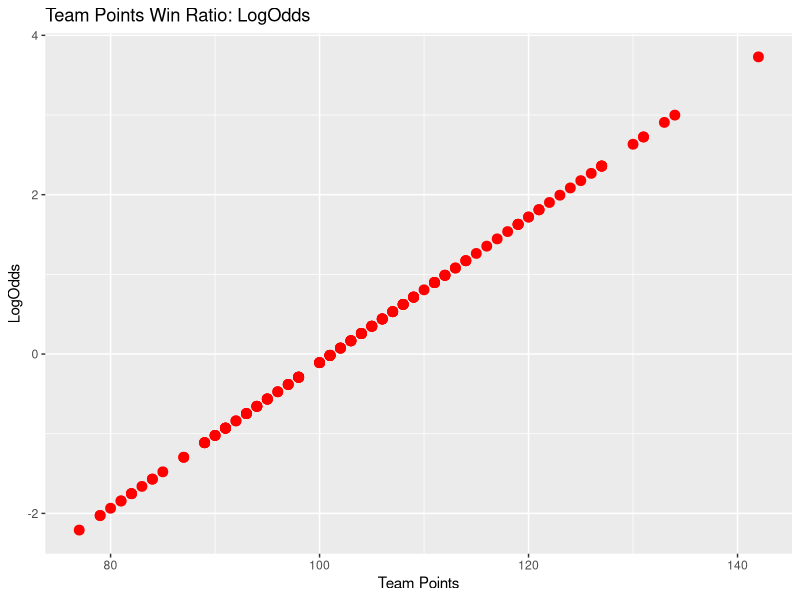
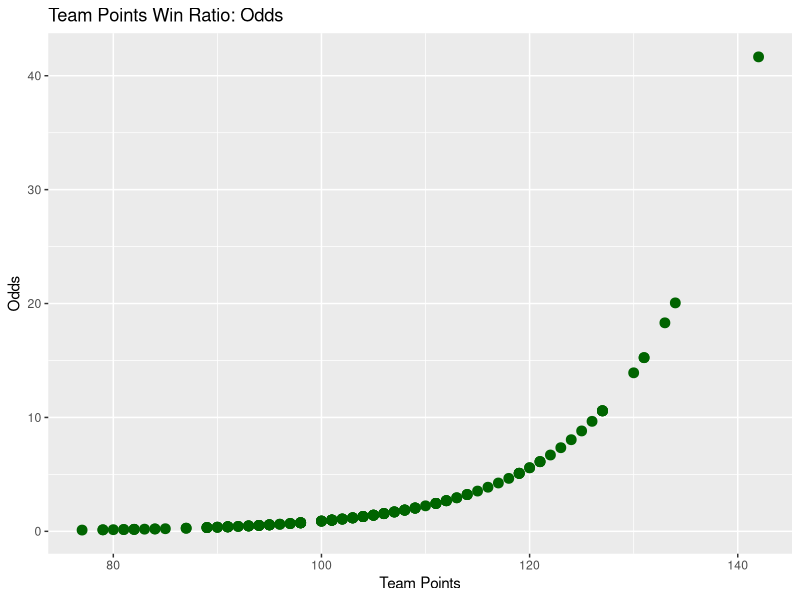
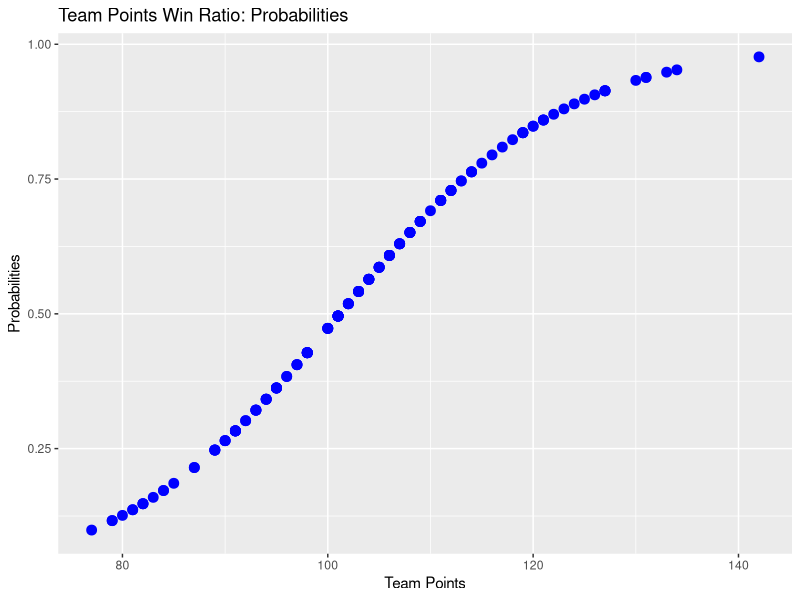
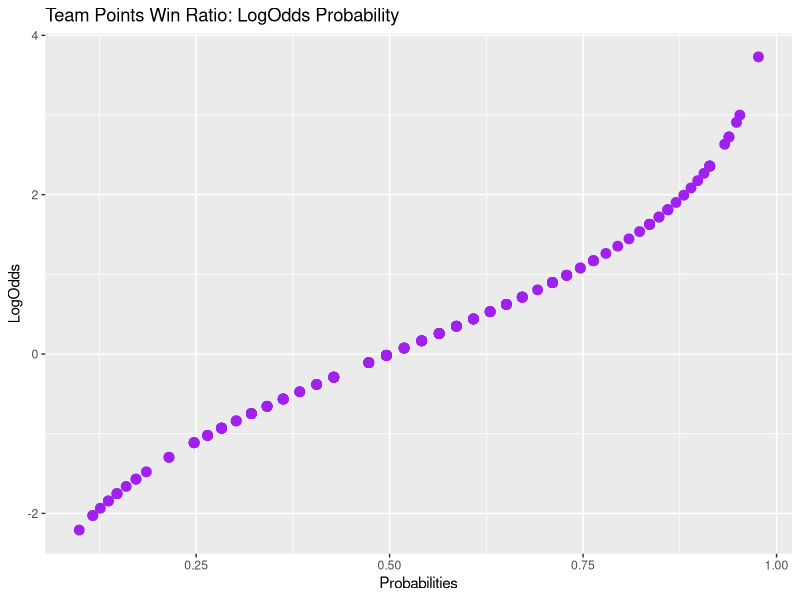
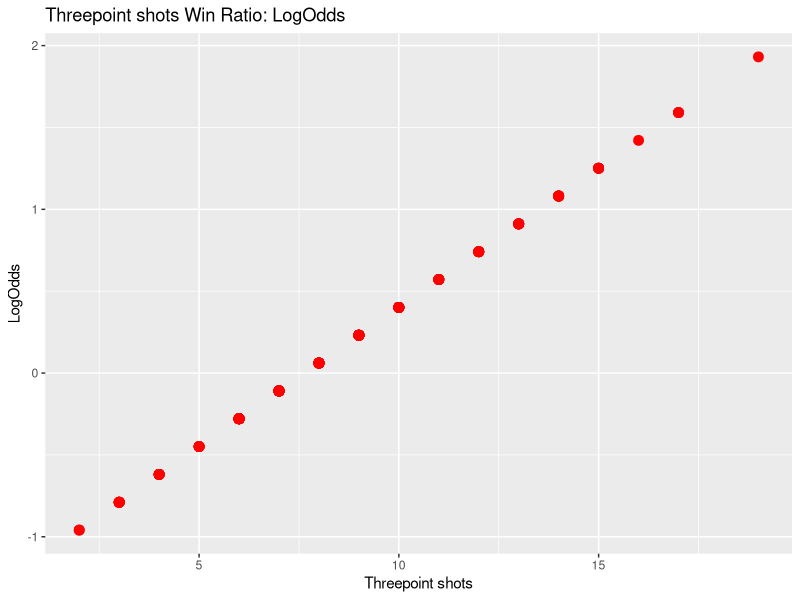
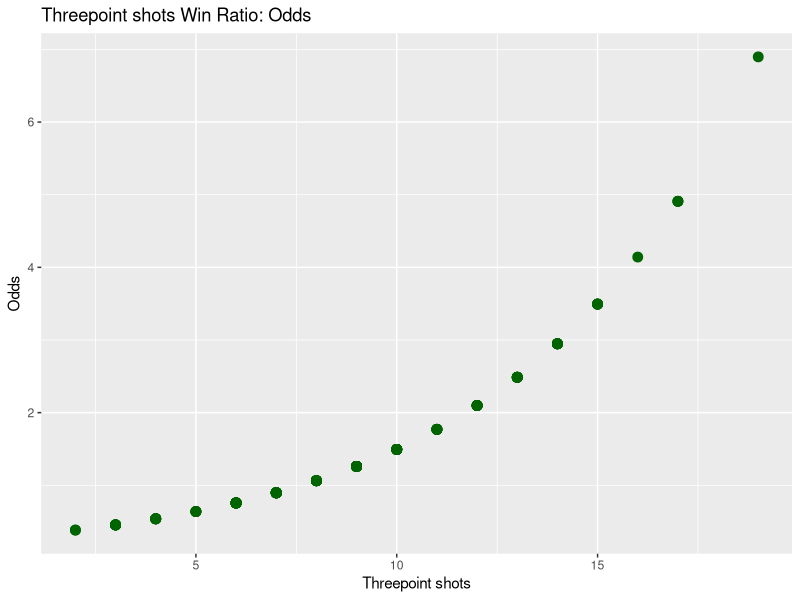
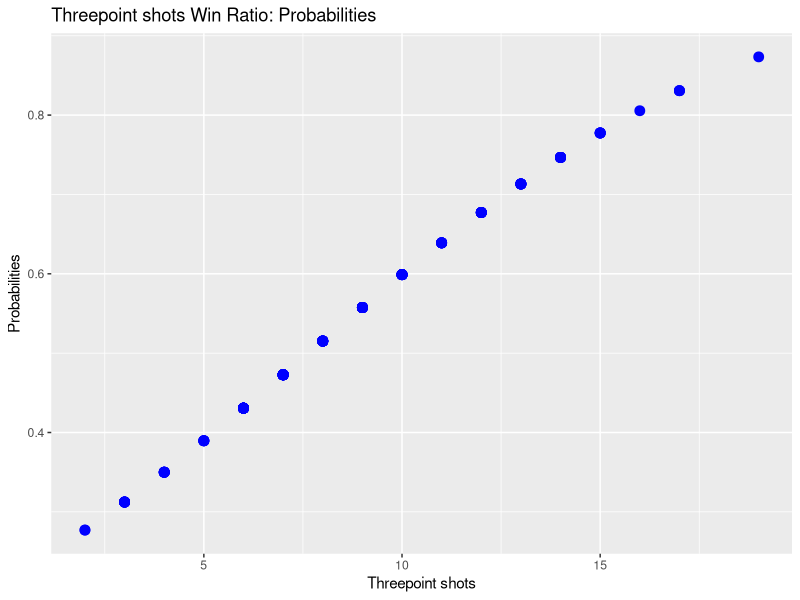
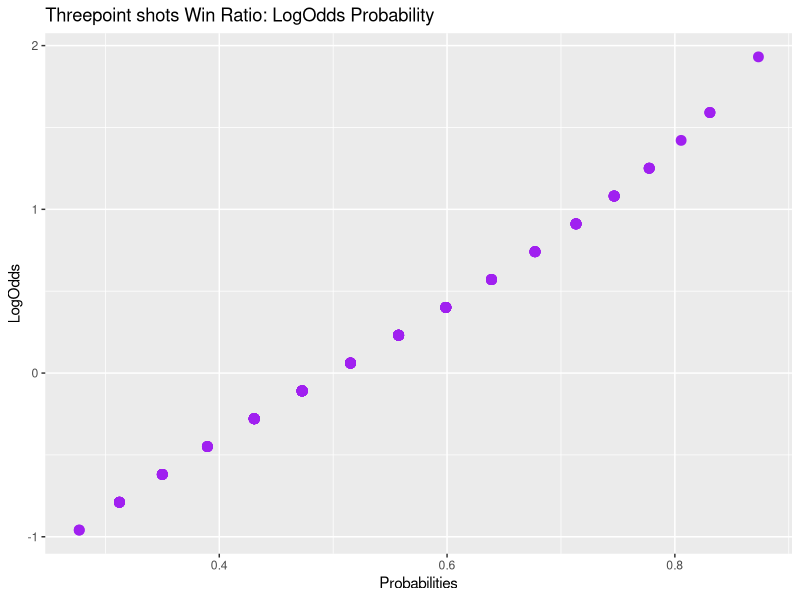

The R script that drew these images, in order:
library(tidyverse)
library(glue)

##Reading and preparing data -----------------------------------------------------------------------------------------------------------------------
# Load Data
data = read.delim("data/Basketball.txt", header = TRUE, sep = "\t", dec = ".")

##Team points to wins ------------------------------------------------------------------------------------------------------------------------------
## Logistic Regression of Basketball Team Points to Wins
# Build the logit glm object
point_win = glm(Win ~ TeamPoints, data = data, family = binomial (link = 'logit'))
summary(point_win)
# Coefficients are statistically significant (p<0.001)
# AIC = 174.87

# Calculate LogOdds, Odds, and Probability Space arrays
point_win_logodds = point_win$coefficients[1]+point_win$coefficients[2]*data$TeamPoints
point_win_odds = exp(point_win_logodds)
point_win_probs = point_win_odds/(1+point_win_odds)

# Graph arrays
ggplot(mapping = aes(x = data$TeamPoints, y = point_win_logodds)) +
  geom_point(color = "red", size = 3) +
  labs(title = "Team Points Win Ratio: LogOdds", x = "Team Points", y = "LogOdds")

ggplot(mapping = aes(x = data$TeamPoints, y = point_win_odds)) +
  geom_point(color = "darkgreen", size = 3) +
  labs(title = "Team Points Win Ratio: Odds", x = "Team Points", y = "Odds")

ggplot(mapping = aes(x = data$TeamPoints, y = point_win_probs)) +
  geom_point(color = "blue", size = 3) +
  labs(title = "Team Points Win Ratio: Probabilities", x = "Team Points", y = "Probabilities")
# Data shows an upper outlier that could be significant, this exists in all plots and could effect model

## Team Points to Wins Regression Assessment and Analysis
# Deviance
point_win_deviance = with(point_win, pchisq(null.deviance - deviance, df.null - df.residual, lower.tail = FALSE))
point_win_deviance
# Low deviance scores 1.8e-09 could indicate a potentially well fit model

# Hit Table
point_win_hit_table = table(data$Win, point_win$fitted.values > 0.5)
point_win_hit_table
sum(diag(point_win_hit_table)) / sum(point_win_hit_table)
# Hit table shows a 67% success rate indicating medium accuracy

# LogOdds Probability Ratio
ggplot(mapping = aes(x = point_win_probs, y = point_win_logodds)) +
  geom_point(color = "purple", size = 3) +
  labs(title = "Team Points Win Ratio: LogOdds Probability", x = "Probabilities", y = "LogOdds")
# Chart shows that there is an issue with the model, as it goes well above logodds 3. Most likely due to upper outlier

# Significant Outliers
point_win_Q1 = quantile(data$TeamPoints, .25)
point_win_Q3 = quantile(data$TeamPoints, .75)
point_win_IQR = IQR(data$TeamPoints)
outliers = subset(data, data$TeamPoints<(point_win_Q1 - 1.5 * point_win_IQR) | 
                    data$TeamPoints >(point_win_Q3 + 1.5 * point_win_IQR))
print(glue('Outliers: {nrow(outliers)}'))
if (nrow(outliers)>0) {
  for (i in rownames(outliers)) {
    print(glue('Outlier Value: {outliers[i, "TeamPoints"]}'))
  }
}
# There is a single significant outlier in the data. Since there is only one, it can be removed and model rerun to determine statistical significance

##Three point shots to wins -----------------------------------------------------------------------------------------------------------------------
## Logistic Regression of Basketball threepoint shots to Wins
# Build the logit glm object
x3_win = glm(Win ~ X3PointShots, data = data, family = binomial (link = 'logit'))
summary(x3_win)

# Calculate LogOdds, Odds, and Probability Space arrays
x3_win_logodds = x3_win$coefficients[1]+x3_win$coefficients[2]*data$X3PointShots
x3_win_odds = exp(x3_win_logodds)
x3_win_probs = x3_win_odds/(1+x3_win_odds)

# Graph arrays
ggplot(mapping = aes(x = data$X3PointShots, y = x3_win_logodds)) +
  geom_point(color = "red", size = 3) +
  labs(title = "Threepoint shots Win Ratio: LogOdds", x = "Threepoint shots", y = "LogOdds")

ggplot(mapping = aes(x = data$X3PointShots, y = x3_win_odds)) +
  geom_point(color = "darkgreen", size = 3) +
  labs(title = "Threepoint shots Win Ratio: Odds", x = "Threepoint shots", y = "Odds")

ggplot(mapping = aes(x = data$X3PointShots, y = x3_win_probs)) +
  geom_point(color = "blue", size = 3) +
  labs(title = "Threepoint shots Win Ratio: Probabilities", x = "Threepoint shots", y = "Probabilities")

## Team Points to Wins Regression Assessment and Analysis
# Deviance
x3_win_deviance = with(x3_win, pchisq(null.deviance - deviance, df.null - df.residual, lower.tail = FALSE))

# Hit Table
x3_win_hit_table = table(data$Win, x3_win$fitted.values > 0.5)
x3_win_hit_table
sum(diag(x3_win_hit_table)) / sum(x3_win_hit_table)

# LogOdds Probability Ratio
ggplot(mapping = aes(x = x3_win_probs, y = x3_win_logodds)) +
  geom_point(color = "purple", size = 3) +
  labs(title = "Threepoint shots Win Ratio: LogOdds Probability", x = "Probabilities", y = "LogOdds")


##Assists to wins -----------------------------------------------------------------------------------------------------------------------
## Logistic Regression of assists to wins
# Build the logit glm object
assist_win = glm(Win ~ Assists, data = data, family = binomial (link = 'logit'))
summary(assist_win)

# Calculate LogOdds, Odds, and Probability Space arrays
assist_win_logodds = assist_win$coefficients[1]+assist_win$coefficients[2]*data$Assists
assist_win_odds = exp(assist_win_logodds)
assist_win_probs = assist_win_odds/(1+assist_win_odds)

# Graph arrays
ggplot(mapping = aes(x = data$Assists, y = assist_win_logodds)) +
  geom_point(color = "red", size = 3) +
  labs(title = "Assist Win Ratio: LogOdds", x = "Assists", y = "LogOdds")

ggplot(mapping = aes(x = data$Assists, y = assist_win_odds)) +
  geom_point(color = "darkgreen", size = 3) +
  labs(title = "Assist Win Ratio: Odds", x = "Assists", y = "Odds")

ggplot(mapping = aes(x = data$Assists, y = assist_win_probs)) +
  geom_point(color = "blue", size = 3) +
  labs(title = "Assist Win Ratio: Probabilities", x = "Assists", y = "Probabilities")

## Assists to Wins Regression Assessment and Analysis
# Deviance
assist_win_deviance = with(assist_win, pchisq(null.deviance - deviance, df.null - df.residual, lower.tail = FALSE))

# Hit Table
assist_win_hit_table = table(data$Win, assist_win$fitted.values > 0.5)
assist_win_hit_table
sum(diag(assist_win_hit_table)) / sum(assist_win_hit_table)

# LogOdds Probability Ratio
ggplot(mapping = aes(x = assist_win_probs, y = assist_win_logodds)) +
  geom_point(color = "purple", size = 3) +
  labs(title = "Assist Win Ratio: LogOdds Probability", x = "Probabilities", y = "LogOdds")


##Predictive Model --------------------------------------------------------------------------------------------------------------------------------
## For fun turn it into a predictive model
# split into train and test data
sample = sample(c(TRUE, FALSE), nrow(data), replace=TRUE, prob=c(0.8,0.2))
train = data[sample, ]
test = data[!sample, ] 

# create model
model = glm(Win ~ TeamPoints + X3PointShots + Assists, data = train, family = binomial (link = 'logit'))
# test model fit
pscl::pR2(model)["McFadden"]  # Scores consistently under 0.40

# TODO the following tests multicolinearity, can check if we add other independent variables to model
# car::vif(model)

# make predictions
predicted = predict(model, test, type="response")
predicted
